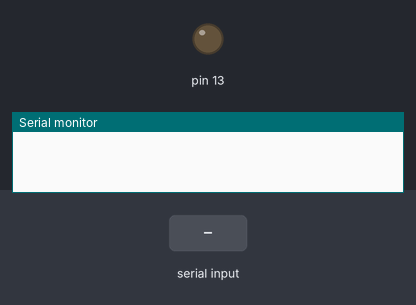
The sketch below on a simulated Arduino Uno, built with avr-gcc and run on an emulated ATmega328P. Shown: output pins drawn as LEDs (lit = HIGH), the last lines printed to the serial monitor. Inputs (shaded band) come from the test bench.

Above: at 1.2 s.
1.3 s: byte 0 (0) received over Serial
At 2.1 s:
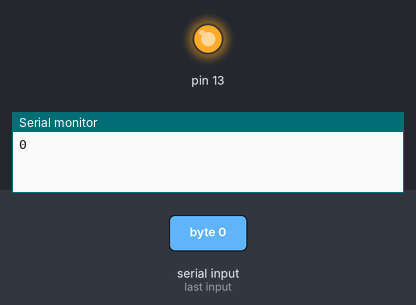
Timing chart, 0 to 4.3 s (numbered marks = the images above; inputs shaded):
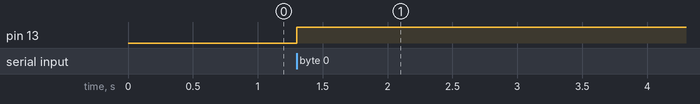

The sketch:

blue_tooth_Sensor.ino
```cpp
int data;
void setup() {
  // put your setup code here, to run once:
  Serial.begin(9600);
  pinMode(13,OUTPUT);
}

void loop() {
  // put your main code here, to run repeatedly:
  if(Serial.available()>0){
    data=Serial.read();
    Serial.println(data);
    if (data ==0){
      digitalWrite(13,HIGH);
    }
    else if (data==1){
      digitalWrite(13,LOW);
      }
    }
  }
```

Measured:
- after the input at 1.3 s, pin 13: LOW → HIGH at once
